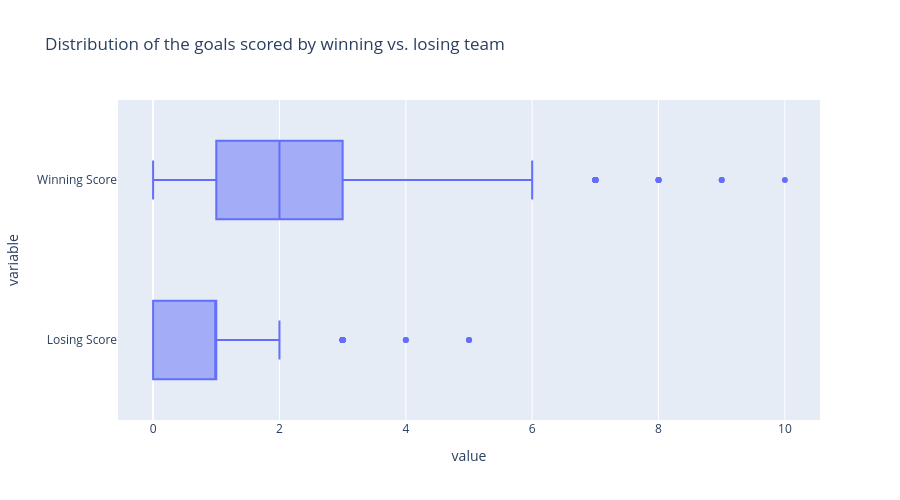

Notebook code cell kept with this figure:
### Code cell
fig = px.box(data_frame = wm,
             title = "Distribution of the goals scored by winning vs. losing team",
             x = ["Losing Score", "Winning Score"],
            #color = "season",
             #labels = {"value":"Goals", "variable":""},
             height = 500,
             width = 900
            )
fig.show()

### Figure 1 — Plotly figure (JSON) as saved in the notebook; plotly's stock layout.template omitted (floating-point values rounded to 4 significant figures; data arrays with more than 128 entries replaced by an {"elided": "..."} marker saying what was removed)
{"data": [{"alignmentgroup": "True", "hovertemplate": "value=%{x}<br>variable=%{y}<extra></extra>", "legendgroup": "", "marker": {"color": "#636efa"}, "name": "", "notched": false, "offsetgroup": "", "orientation": "h", "showlegend": false, "type": "box", "x": {"elided": "1704 int values"}, "x0": " ", "xaxis": "x", "y": {"elided": "1704 str values"}, "y0": " ", "yaxis": "y"}], "layout": {"boxmode": "group", "height": 500, "legend": {"tracegroupgap": 0}, "title": {"text": "Distribution of the goals scored by winning vs. losing team"}, "width": 900, "xaxis": {"anchor": "y", "domain": [0, 1], "title": {"text": "value"}}, "yaxis": {"anchor": "x", "domain": [0, 1], "title": {"text": "variable"}}}}
